Frame 1 (no input): blank canvas, image omitted
Frame 60 (no input): blank canvas, image omitted
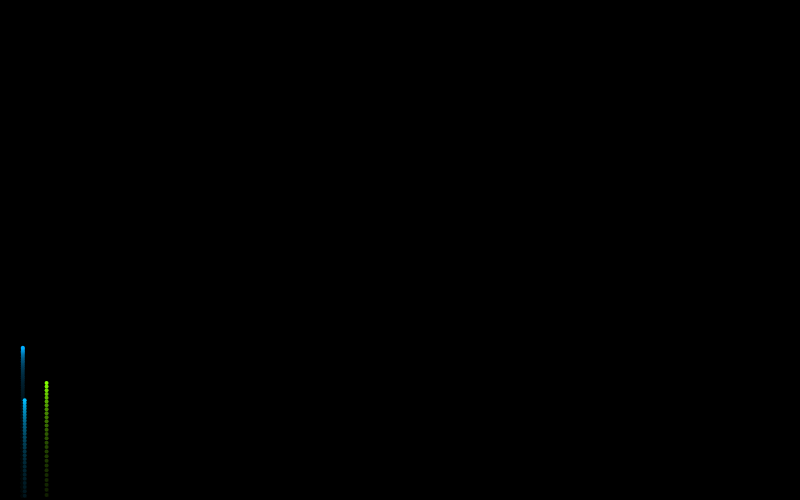
Frame 120 (the mouse pressed at the canvas centre since frame 60)

The p5.js sketch whose frames 1 and 60 were blank and that drew this single picture after the mouse press (run headless with seeded random() and noise() and a simulated clock; from frame 60 on, the mouse is pressed at the canvas centre):

// p5.js sketch
// ── sketch.js
var fireworks = [];
var gravity;

function setup() {
  createCanvas(800, 500);
  gravity = createVector(0, 0.06);

  colorMode(HSB, 255);
  background(0);
}

function draw() {
  background(0, 20);
  if (random(1) < 0.03) {
    fireworks.push(new Firework());
  }
  for (var i = fireworks.length - 1; i >= 0; i--) {
    fireworks[i].update();
    fireworks[i].show();
    if (fireworks[i].done()) {
      fireworks.splice(i, 1);
    }
  }
}

// ── firework.js
function Firework() {
  this.hu = random(255);
  this.firework = new Particle(random(width), height, this.hu, true);
  this.particles = [];
  this.exploded = false;

  this.update = function() {
    if (!this.exploded) {
      this.firework.applyForce(gravity);
      this.firework.update();
      if (this.firework.vel.y >= 0) {
        this.exploded = true;
        for (var i = 0; i < 50; i++) {
          this.particles.push(new Particle(this.firework.pos.x, this.firework.pos.y, this.hu, false));
        }
      }
    }

    for (var j = this.particles.length - 1; j >= 0; j--) {
      this.particles[j].applyForce(gravity);
      this.particles[j].update();
      if (this.particles[j].done()) {
        this.particles.splice(j, 1);
      }
    }
  };

  this.show = function() {
    if (!this.exploded) {
      this.firework.show();
    } else {
      for (var i = 0; i < this.particles.length; i++) {
        this.particles[i].show();
      }
    }
  };

  this.done = function() {
    if (this.exploded && this.particles.length === 0) {
      return true;
    } else {
      return false;
    }
  };
}

// ── particle.js
function Particle(x, y, hu, firework) {

  this.lifespan = 255;
  this.pos = createVector(x, y);
  this.firework = firework;
  this.hu = hu;
  if (firework) {
    this.vel = createVector(0, random(-4, -6));
  } else {
    this.vel = p5.Vector.random2D();
    this.vel.mult(random(0.3, 2));
  }
  this.acc = createVector(0, 0);

  this.applyForce = function(force) {
    this.acc.add(force);
  };

  this.update = function() {
    if (!this.firework) {
      this.vel.mult(0.95);
      this.lifespan -= 4;
    }
    this.vel.add(this.acc);
    this.pos.add(this.vel);
    this.acc.mult(0);
  };

  this.show = function() {
    if (this.firework) {
      stroke(this.hu, 255, 255, 255);
      strokeWeight(4);
    } else {
      stroke(this.hu, 255, 255, this.lifespan);
      strokeWeight(2);
    }
    point(this.pos.x, this.pos.y);
  };

  this.done = function() {
    if (this.lifespan < 0) {
      return true;
    } else {
      return false;
    }
  };
}
